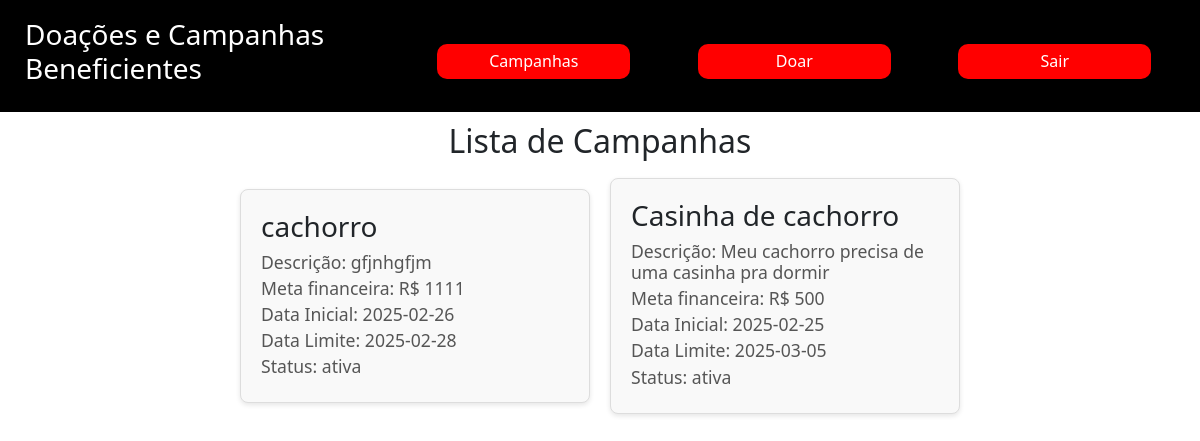
Page /listar_campanhas_doador (signed in) on the committed database.
### models/models.py (models this page shows)
class Campanha(Base):
    __tablename__ = 'campanhas'
    id: Mapped[int] = mapped_column(Integer, primary_key=True, autoincrement=True)
    titulo: Mapped[str] = mapped_column(Text, nullable=False)
    descricao: Mapped[str] = mapped_column(Text, nullable=False)
    meta_financeira: Mapped[str] = mapped_column(Text, nullable=False)
    data_inicio: Mapped[Date] = mapped_column(Date)
    status: Mapped[str] = mapped_column(Text, nullable=False)
    data_fim: Mapped[Date] = mapped_column(Date)
    admin_id: Mapped[int] = mapped_column(Integer, ForeignKey('admin.id'))
    admin: Mapped['Admin'] = relationship('Admin', back_populates='campanhas')
    doacoes: Mapped[List['Doacao']] = relationship('Doacao', back_populates='campanha')

### controllers/campanha.py (the view)
@campanha_bp.route('/listar_campanhas_doador', methods=['GET'])
@login_required
def listar_campanhas_doador():
    campanhas = session.query(Campanha).filter_by(status='ativa').all()
    return render_template('campanha/listar_campanhas_doador.html', campanhas=campanhas)

### auth/bp.py (called while the page is built)
@login_manager.user_loader
def load_user(user_id):
    user = session.query(Admin).get(int(user_id))
    if user is None:
        user = session.query(Doador).get(int(user_id))
    return user

### templates/campanha/listar_campanhas_doador.html (shortened to what this page needs)
{% extends 'doador/layoutdoador.html' %}
{% block content %}
<body>
    <h2>Lista de Campanhas</h2>
    <div class="lista-c">
        <div class="campanhas-c">
             {% if campanhas %}
                {% for campanha in campanhas %}
                    <div class="bloquinho_campanha">
                        <div class="info-campanha">
                            <h3 id="titulo-c">{{ campanha['titulo'] }}</h3>
                            <h4>Descrição: {{ campanha['descricao'] }}</h4>
                            <h4>Meta financeira: R$ {{ campanha['meta_financeira'] }}</h4>
                            <h4 class="datas">Data Inicial: {{ campanha['data_inicio'] }}</h4>
                            <h4 class="datas">Data Limite: {{ campanha['data_fim'] }}</h4>
                            <h4>Status: {{ campanha['status'] }}</h4>
                        </div>
                    </div>
                {% endfor %}
            {% else %}
                <p>Nenhuma campanha encontrada.</p>
            {% endif %}
        </div>
    </div>
</body>
{% endblock %}

### static/index.css (style rules this page uses)
* { margin: 0; padding: 0; box-sizing: 0; }
body { width: 100%; height: 100vh; font-family:cursive; }
.lista-c { display: flex; flex-direction: column; width: 100%; align-items: center; }
.campanhas-c { display: flex; flex-direction: row; flex-wrap: wrap; align-items: center; }
.bloquinho_campanha { background-color: #f9f9f9; border: 1px solid #ddd; border-radius: 8px; padding: 20px; margin: 10px; width: 350px; height: auto; box-shadow: 0 2px 5px rgba(0, 0, 0, 0.1); transition: transform 0.3s, box-shadow 0.3s; }
.info-campanha h4 { font-size: 1.1em; color: #555; margin: 5px 0; }

### rows in the picture
Campanha: titulo "cachorro", descricao "gfjnhgfjm", meta_financeira "1111", data_inicio "2025-02-26", data_fim "2025-02-28", status "ativa"
Campanha: titulo "Casinha de cachorro", descricao "Meu cachorro precisa de uma casinha pra dormir", meta_financeira "500", data_inicio "2025-02-25", data_fim "2025-03-05", status "ativa"
